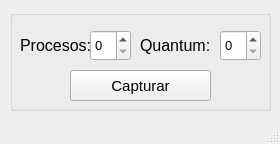
<?xml version="1.0" encoding="UTF-8"?>
<ui version="4.0">
 <class>MainWindow</class>
 <widget class="QMainWindow" name="MainWindow">
  <property name="geometry">
   <rect>
    <x>0</x>
    <y>0</y>
    <width>280</width>
    <height>144</height>
   </rect>
  </property>
  <property name="windowTitle">
   <string>Numero de Procesos</string>
  </property>
  <widget class="QWidget" name="centralwidget">
   <widget class="QGroupBox" name="Procesos_GB">
    <property name="geometry">
     <rect>
      <x>10</x>
      <y>10</y>
      <width>261</width>
      <height>101</height>
     </rect>
    </property>
    <property name="title">
     <string/>
    </property>
    <widget class="QPushButton" name="Capturar_Boton">
     <property name="geometry">
      <rect>
       <x>60</x>
       <y>60</y>
       <width>141</width>
       <height>31</height>
      </rect>
     </property>
     <property name="font">
      <font>
       <family>MS Shell Dlg 2</family>
       <pointsize>11</pointsize>
       <weight>50</weight>
       <bold>false</bold>
      </font>
     </property>
     <property name="text">
      <string>Capturar</string>
     </property>
    </widget>
    <widget class="QSpinBox" name="Procesos_SB">
     <property name="geometry">
      <rect>
       <x>80</x>
       <y>20</y>
       <width>41</width>
       <height>31</height>
      </rect>
     </property>
     <property name="font">
      <font>
       <pointsize>10</pointsize>
      </font>
     </property>
     <property name="maximum">
      <number>999</number>
     </property>
    </widget>
    <widget class="QLabel" name="label">
     <property name="geometry">
      <rect>
       <x>10</x>
       <y>20</y>
       <width>81</width>
       <height>31</height>
      </rect>
     </property>
     <property name="font">
      <font>
       <pointsize>12</pointsize>
      </font>
     </property>
     <property name="text">
      <string>Procesos:</string>
     </property>
    </widget>
    <widget class="QLabel" name="label_2">
     <property name="geometry">
      <rect>
       <x>130</x>
       <y>20</y>
       <width>81</width>
       <height>31</height>
      </rect>
     </property>
     <property name="font">
      <font>
       <pointsize>12</pointsize>
      </font>
     </property>
     <property name="text">
      <string>Quantum:</string>
     </property>
    </widget>
    <widget class="QSpinBox" name="Quantum_SB">
     <property name="geometry">
      <rect>
       <x>210</x>
       <y>20</y>
       <width>41</width>
       <height>31</height>
      </rect>
     </property>
     <property name="font">
      <font>
       <pointsize>10</pointsize>
      </font>
     </property>
     <property name="maximum">
      <number>999</number>
     </property>
    </widget>
   </widget>
  </widget>
  <widget class="QMenuBar" name="menubar">
   <property name="geometry">
    <rect>
     <x>0</x>
     <y>0</y>
     <width>280</width>
     <height>21</height>
    </rect>
   </property>
  </widget>
  <widget class="QStatusBar" name="statusbar"/>
 </widget>
 <resources/>
 <connections/>
</ui>
